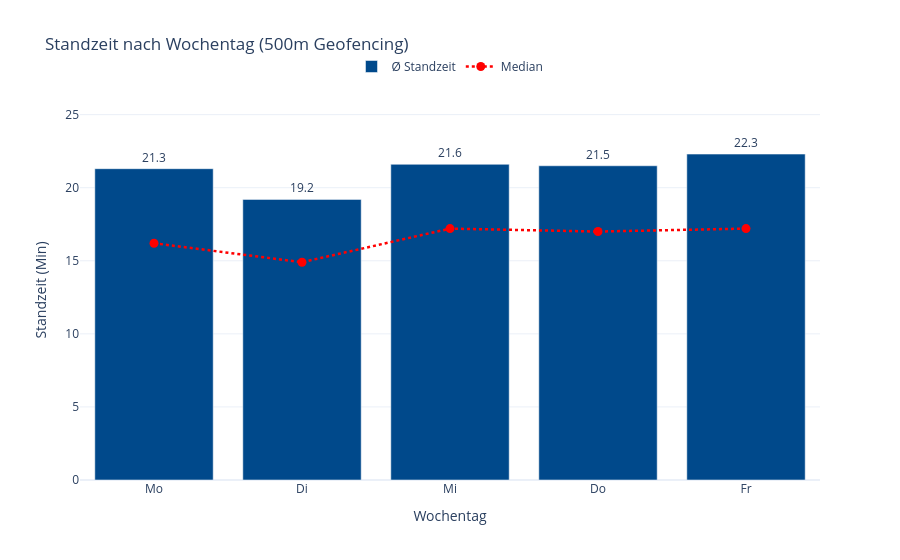
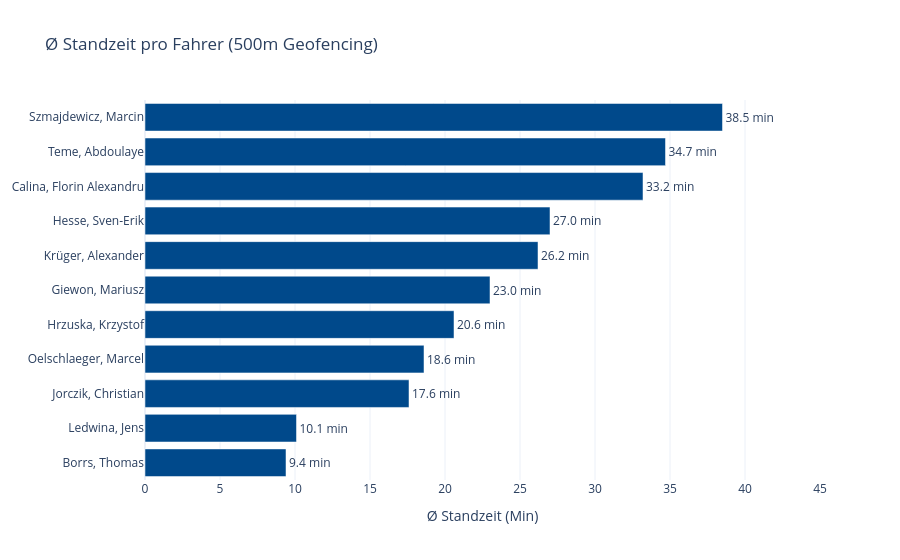

The code cell stored with these charts, in order, in its notebook:
### Code cell
# Visualisierungen
# Wochentag
fig = go.Figure()
fig.add_trace(go.Bar(
    x=wt["Wochentag"], y=wt["Avg"], name="Ø Standzeit",
    marker_color="#00498b",
    text=[f"{v:.1f}" for v in wt["Avg"]],
    textposition="outside", cliponaxis=False
))
fig.add_trace(go.Scatter(
    x=wt["Wochentag"], y=wt["Median"], name="Median",
    mode="lines+markers",
    line=dict(color="#ff0000", width=2.5, dash="dot"), marker=dict(size=9)
))
fig.update_layout(
    title=f"Standzeit nach Wochentag ({RADIUS}m Geofencing)",
    legend=dict(orientation="h", yanchor="bottom", y=1.05, xanchor="center", x=0.5)
)
fig.update_xaxes(title_text="Wochentag")
fig.update_yaxes(title_text="Standzeit (Min)", range=[0, 26])
fig.show()

# Fahrer
fah = fahrer.sort_values("Avg", ascending=True)
fig = go.Figure(go.Bar(
    y=fah["Fahrername"], x=fah["Avg"], orientation="h",
    marker_color="#00498b",
    text=[f"{v:.1f} min" for v in fah["Avg"]],
    textposition="outside", cliponaxis=False
))
fig.update_layout(title=f"Ø Standzeit pro Fahrer ({RADIUS}m Geofencing)")
fig.update_xaxes(title_text="Ø Standzeit (Min)", range=[0, 45])
fig.show()

### Figure 1 — Plotly figure (JSON) as saved in the notebook; plotly's stock layout.template omitted (floating-point values rounded to 4 significant figures)
{"data": [{"cliponaxis": false, "marker": {"color": "#00498b"}, "name": "Ø Standzeit", "text": ["21.3", "19.2", "21.6", "21.5", "22.3"], "textposition": "outside", "type": "bar", "x": ["Mo", "Di", "Mi", "Do", "Fr"], "y": [21.3, 19.2, 21.6, 21.5, 22.3]}, {"line": {"color": "#ff0000", "dash": "dot", "width": 2.5}, "marker": {"size": 9}, "mode": "lines+markers", "name": "Median", "type": "scatter", "x": ["Mo", "Di", "Mi", "Do", "Fr"], "y": [16.2, 14.9, 17.2, 17.0, 17.2]}], "layout": {"legend": {"orientation": "h", "x": 0.5, "xanchor": "center", "y": 1.05, "yanchor": "bottom"}, "title": {"text": "Standzeit nach Wochentag (500m Geofencing)"}, "xaxis": {"title": {"text": "Wochentag"}}, "yaxis": {"range": [0, 26], "title": {"text": "Standzeit (Min)"}}}}

### Figure 2 — Plotly figure (JSON) as saved in the notebook; plotly's stock layout.template omitted (floating-point values rounded to 4 significant figures)
{"data": [{"cliponaxis": false, "marker": {"color": "#00498b"}, "orientation": "h", "text": ["9.4 min", "10.1 min", "17.6 min", "18.6 min", "20.6 min", "23.0 min", "26.2 min", "27.0 min", "33.2 min", "34.7 min", "38.5 min"], "textposition": "outside", "type": "bar", "x": [9.4, 10.1, 17.6, 18.6, 20.6, 23.0, 26.2, 27.0, 33.2, 34.7, 38.5], "y": ["Borrs, Thomas", "Ledwina, Jens", "Jorczik, Christian", "Oelschlaeger, Marcel", "Hrzuska, Krzystof", "Giewon, Mariusz", "Krüger, Alexander", "Hesse, Sven-Erik", "Calina, Florin Alexandru", "Teme, Abdoulaye", "Szmajdewicz, Marcin"]}], "layout": {"title": {"text": "Ø Standzeit pro Fahrer (500m Geofencing)"}, "xaxis": {"range": [0, 45], "title": {"text": "Ø Standzeit (Min)"}}}}
